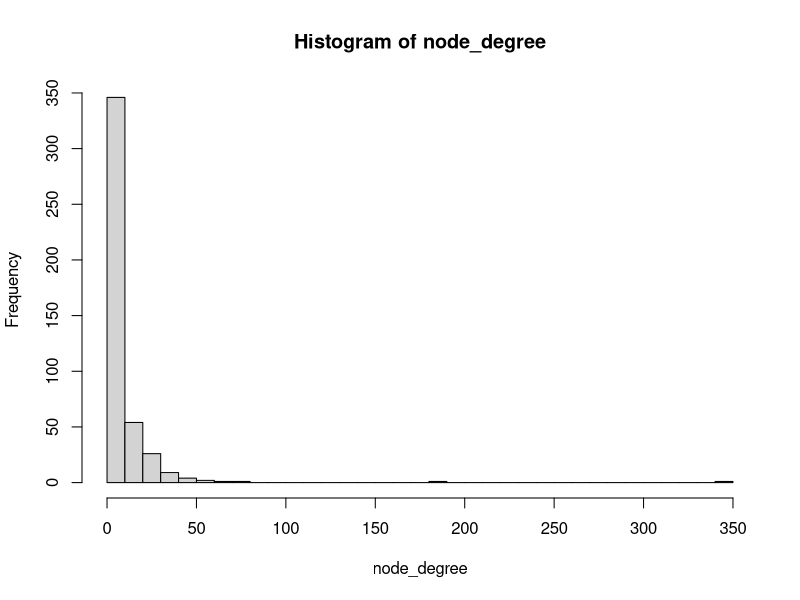
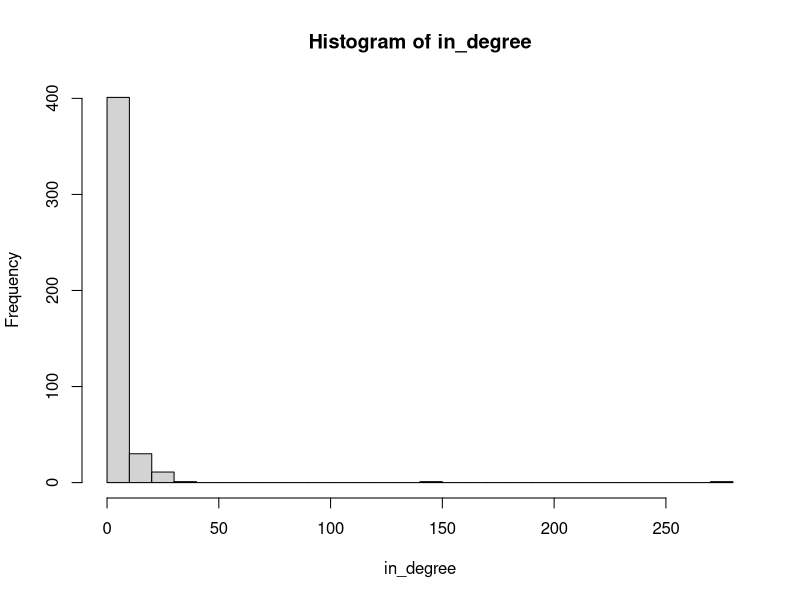
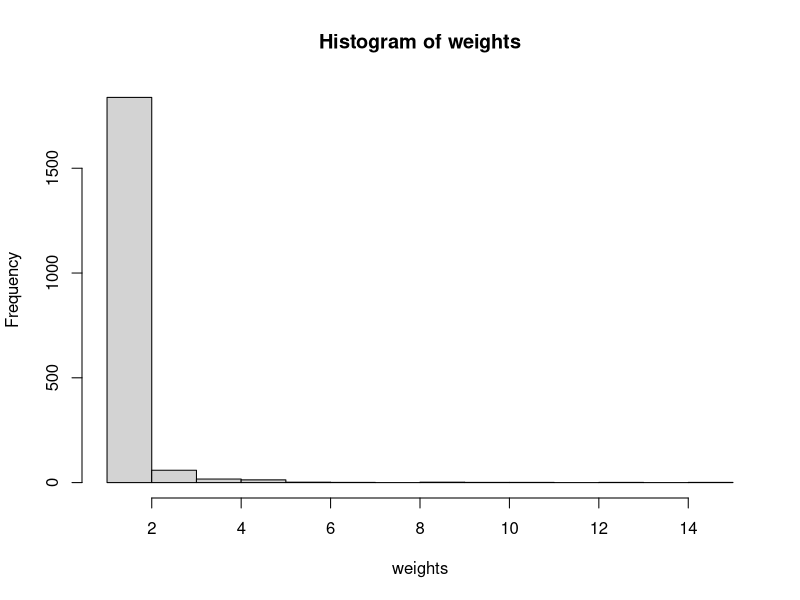
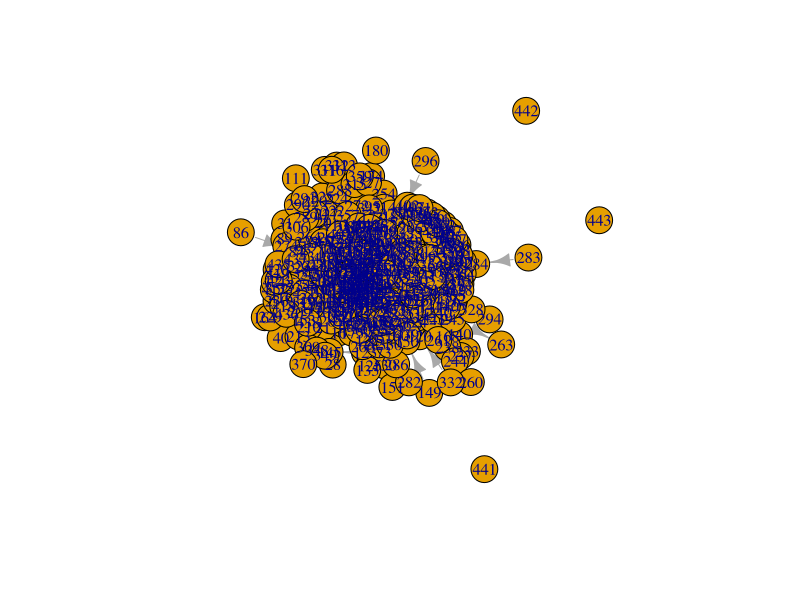
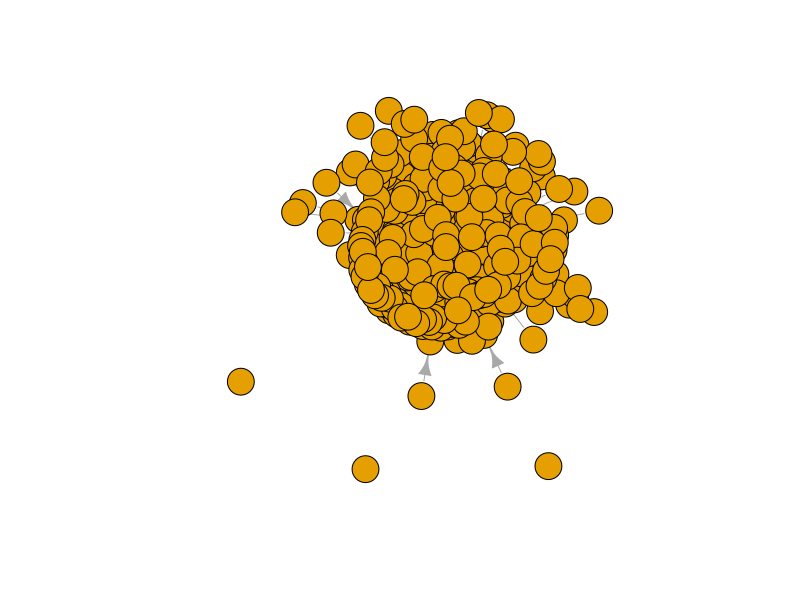
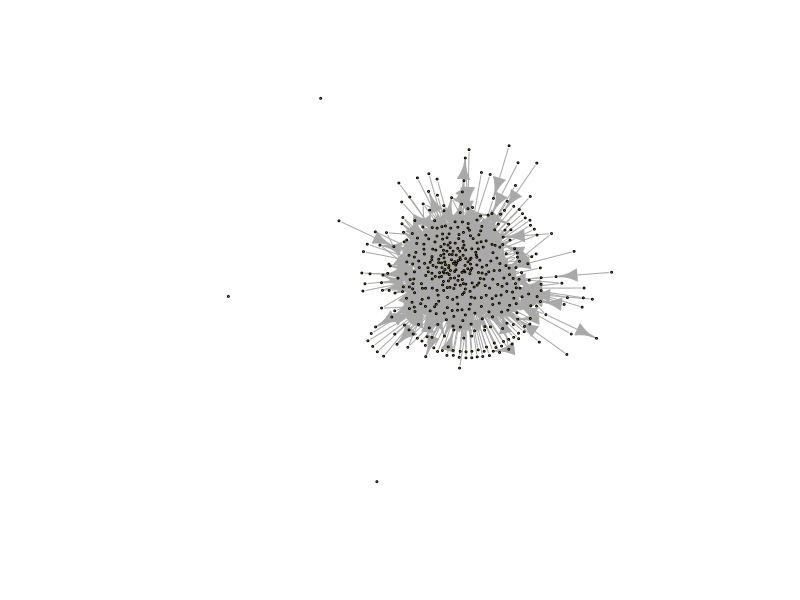
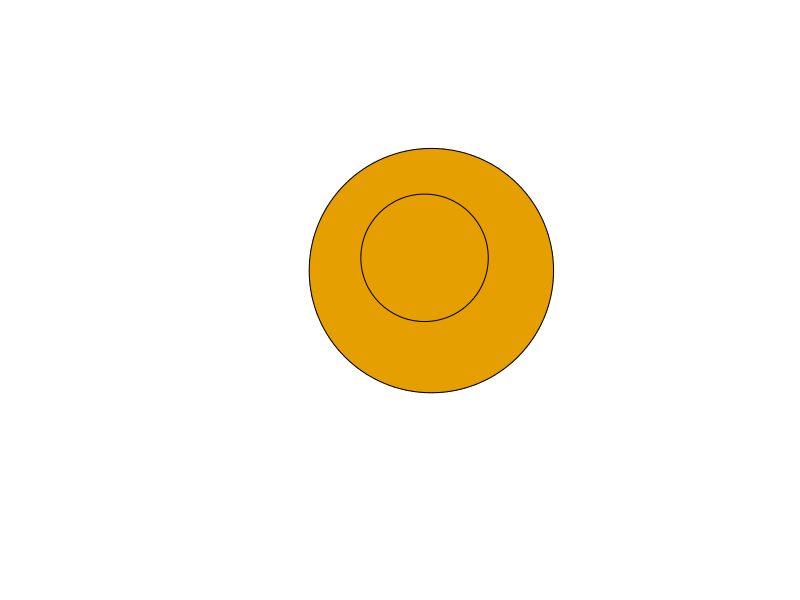
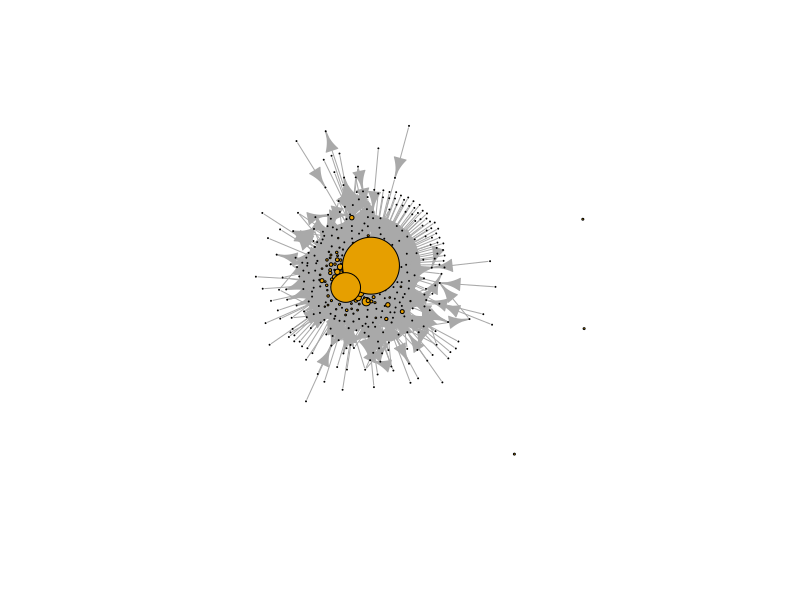

Write the R code that produced these figures, in order.
## ---- chunk 1
knitr::opts_chunk$set(echo = TRUE)
## ---- chunk 2
library(tidyverse)
## ---- chunk 3
library(igraph)
## ---- chunk 4
ties <- read_csv("data/dlt1-edgelist.csv", 
                 col_types = cols(Sender = col_character(), 
                                  Receiver = col_character(), 
                                  `Category Text` = col_skip(), 
                                  `Comment ID` = col_character(), 
                                  `Discussion ID` = col_character()))

ties
## ---- chunk 5
actors <- read_csv("data/dlt1-nodes.csv", 
                   col_types = cols(UID = col_character(), 
                                    Facilitator = col_character(), 
                                    expert = col_character(), 
                                    connect = col_character()))
## ---- chunk 6

## ---- chunk 7
network <- graph_from_data_frame(d = ties, 
                                 vertices = actors, 
                                 directed = T) 

network
## ---- chunk 8
simple_network <- simplify(network, remove.loops = TRUE) 

simple_network
## ---- chunk 9
edge_weights <- count(ties, Sender, Receiver)

edge_weights
## ---- chunk 10
E(network)$weight <- 1  
## ---- chunk 11
network
## ---- chunk 12
weighted_network <- simplify(network,
                             edge.attr.comb = list(weight="sum")
                             )
## ---- chunk 13
node_degree <- degree(weighted_network, mode = "all")
## ---- chunk 14
hist(node_degree, breaks = 30)
## ---- chunk 15
mean(node_degree)
median(node_degree)
## ---- chunk 16
in_degree <- degree(weighted_network, mode="in")

hist(in_degree, breaks = 30)
mean(in_degree)
median(in_degree)
## ---- chunk 17

## ---- chunk 18
weights <- E(weighted_network)$weight

hist(weights, breaks = 10)
mean(weights)
median(weights)

## ---- chunk 19

## ---- chunk 20
plot(weighted_network)

## ---- chunk 21
plot(weighted_network,
     vertex.label = NA)
## ---- chunk 22
plot(weighted_network,
     vertex.label = NA,
     vertex.size = 1)
## ---- chunk 23
plot(weighted_network,
     vertex.label = NA,
     vertex.size = node_degree)
## ---- chunk 24
plot(weighted_network,
     vertex.label = NA,
     vertex.size = node_degree/10)
## ---- chunk 25
plot(weighted_network,
     vertex.label = NA,
     vertex.size = node_degree*.1,
     edge.arrow.size = .04)
## ---- chunk 26
plot(weighted_network,
     vertex.label = NA,
     vertex.size = node_degree*.05,
     edge.arrow.size = .04,
     edge.width = .2)
## ---- chunk 27
plot(weighted_network,
     vertex.label = NA,
     vertex.size = node_degree*.1,
     edge.arrow.size = .04,
     edge.width = E(weighted_network)$weight)
## ---- chunk 28
plot(weighted_network,
     vertex.label = NA,
     vertex.size = node_degree*.05,
     edge.arrow.size = .05,
     edge.width = E(weighted_network)$weight/5)
## ---- chunk 29
plot(weighted_network,
     vertex.label = NA,
     vertex.size = node_degree*.05,
     edge.arrow.size = .05,
     edge.width = E(weighted_network)$weight/5,
     layout = layout_with_fr)
## ---- chunk 30

plot(weighted_network,
     vertex.label = NA,
     vertex.size = node_degree*.05,
     edge.arrow.size = .05,
     edge.width = E(weighted_network)$weight/5,
     layout = layout_in_circle)

## ---- chunk 31
plot(weighted_network,
     vertex.label = NA,
     vertex.size = node_degree*.05,
     edge.arrow.size = .05,
     edge.width = E(weighted_network)$weight/5,
     layout = layout_with_fr)
